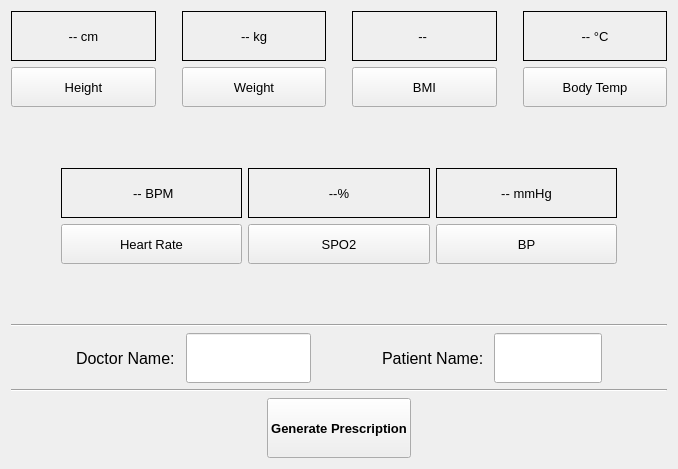
<?xml version="1.0" encoding="UTF-8"?>
<ui version="4.0">
 <class>Form</class>
 <widget class="QWidget" name="Form">
  <property name="geometry">
   <rect>
    <x>0</x>
    <y>0</y>
    <width>678</width>
    <height>469</height>
   </rect>
  </property>
  <property name="windowTitle">
   <string>Form</string>
  </property>
  <layout class="QVBoxLayout" name="verticalLayout">
   <item>
    <layout class="QGridLayout" name="gridLayout">
     <property name="horizontalSpacing">
      <number>26</number>
     </property>
     <item row="1" column="0">
      <widget class="QPushButton" name="ph_height">
       <property name="minimumSize">
        <size>
         <width>0</width>
         <height>40</height>
        </size>
       </property>
       <property name="font">
        <font>
         <pointsize>10</pointsize>
        </font>
       </property>
       <property name="text">
        <string>Height</string>
       </property>
      </widget>
     </item>
     <item row="0" column="2">
      <widget class="QLabel" name="lb_BMI">
       <property name="minimumSize">
        <size>
         <width>0</width>
         <height>50</height>
        </size>
       </property>
       <property name="font">
        <font>
         <family>MS Shell Dlg 2</family>
         <pointsize>10</pointsize>
        </font>
       </property>
       <property name="styleSheet">
        <string notr="true">border: 1px solid black;</string>
       </property>
       <property name="text">
        <string>-- </string>
       </property>
       <property name="alignment">
        <set>Qt::AlignCenter</set>
       </property>
      </widget>
     </item>
     <item row="1" column="2">
      <widget class="QPushButton" name="btn_bmi">
       <property name="minimumSize">
        <size>
         <width>0</width>
         <height>40</height>
        </size>
       </property>
       <property name="font">
        <font>
         <pointsize>10</pointsize>
        </font>
       </property>
       <property name="text">
        <string>BMI</string>
       </property>
      </widget>
     </item>
     <item row="1" column="3">
      <widget class="QPushButton" name="btn_temp">
       <property name="minimumSize">
        <size>
         <width>0</width>
         <height>40</height>
        </size>
       </property>
       <property name="font">
        <font>
         <pointsize>10</pointsize>
        </font>
       </property>
       <property name="text">
        <string>Body Temp</string>
       </property>
      </widget>
     </item>
     <item row="1" column="1">
      <widget class="QPushButton" name="pb_weight">
       <property name="minimumSize">
        <size>
         <width>0</width>
         <height>40</height>
        </size>
       </property>
       <property name="font">
        <font>
         <pointsize>10</pointsize>
        </font>
       </property>
       <property name="text">
        <string>Weight</string>
       </property>
      </widget>
     </item>
     <item row="0" column="3">
      <widget class="QLabel" name="lb_temp">
       <property name="minimumSize">
        <size>
         <width>0</width>
         <height>50</height>
        </size>
       </property>
       <property name="font">
        <font>
         <pointsize>10</pointsize>
        </font>
       </property>
       <property name="styleSheet">
        <string notr="true">border: 1px solid black;</string>
       </property>
       <property name="text">
        <string>-- °C</string>
       </property>
       <property name="alignment">
        <set>Qt::AlignCenter</set>
       </property>
      </widget>
     </item>
     <item row="0" column="0">
      <widget class="QLabel" name="lb_height">
       <property name="font">
        <font>
         <pointsize>10</pointsize>
        </font>
       </property>
       <property name="styleSheet">
        <string notr="true">border: 1px solid black;</string>
       </property>
       <property name="text">
        <string>-- cm</string>
       </property>
       <property name="alignment">
        <set>Qt::AlignCenter</set>
       </property>
      </widget>
     </item>
     <item row="0" column="1">
      <widget class="QLabel" name="lb_weight">
       <property name="font">
        <font>
         <pointsize>10</pointsize>
        </font>
       </property>
       <property name="styleSheet">
        <string notr="true">border: 1px solid black;</string>
       </property>
       <property name="text">
        <string>-- kg</string>
       </property>
       <property name="alignment">
        <set>Qt::AlignCenter</set>
       </property>
      </widget>
     </item>
    </layout>
   </item>
   <item>
    <spacer name="verticalSpacer_3">
     <property name="orientation">
      <enum>Qt::Vertical</enum>
     </property>
     <property name="sizeHint" stdset="0">
      <size>
       <width>20</width>
       <height>40</height>
      </size>
     </property>
    </spacer>
   </item>
   <item>
    <widget class="QSplitter" name="splitter">
     <property name="orientation">
      <enum>Qt::Horizontal</enum>
     </property>
     <widget class="QWidget" name="gridLayoutWidget">
      <layout class="QGridLayout" name="gridLayout_2">
       <property name="leftMargin">
        <number>50</number>
       </property>
       <property name="rightMargin">
        <number>50</number>
       </property>
       <item row="1" column="2">
        <widget class="QPushButton" name="btn_bp">
         <property name="minimumSize">
          <size>
           <width>150</width>
           <height>40</height>
          </size>
         </property>
         <property name="font">
          <font>
           <pointsize>10</pointsize>
          </font>
         </property>
         <property name="text">
          <string>BP</string>
         </property>
        </widget>
       </item>
       <item row="1" column="1">
        <widget class="QPushButton" name="pb_spo2">
         <property name="minimumSize">
          <size>
           <width>150</width>
           <height>40</height>
          </size>
         </property>
         <property name="font">
          <font>
           <pointsize>10</pointsize>
          </font>
         </property>
         <property name="text">
          <string>SPO2</string>
         </property>
        </widget>
       </item>
       <item row="0" column="2">
        <widget class="QLabel" name="lb_BP">
         <property name="minimumSize">
          <size>
           <width>150</width>
           <height>50</height>
          </size>
         </property>
         <property name="font">
          <font>
           <pointsize>10</pointsize>
          </font>
         </property>
         <property name="styleSheet">
          <string notr="true">border: 1px solid black;</string>
         </property>
         <property name="text">
          <string>-- mmHg</string>
         </property>
         <property name="alignment">
          <set>Qt::AlignCenter</set>
         </property>
        </widget>
       </item>
       <item row="1" column="0">
        <widget class="QPushButton" name="btn_hr">
         <property name="minimumSize">
          <size>
           <width>150</width>
           <height>40</height>
          </size>
         </property>
         <property name="font">
          <font>
           <pointsize>10</pointsize>
          </font>
         </property>
         <property name="text">
          <string>Heart Rate</string>
         </property>
        </widget>
       </item>
       <item row="0" column="1">
        <widget class="QLabel" name="lb_spo2">
         <property name="minimumSize">
          <size>
           <width>150</width>
           <height>0</height>
          </size>
         </property>
         <property name="font">
          <font>
           <pointsize>10</pointsize>
          </font>
         </property>
         <property name="styleSheet">
          <string notr="true">border: 1px solid black;</string>
         </property>
         <property name="text">
          <string>--%</string>
         </property>
         <property name="alignment">
          <set>Qt::AlignCenter</set>
         </property>
        </widget>
       </item>
       <item row="0" column="0">
        <widget class="QLabel" name="lb_HR">
         <property name="minimumSize">
          <size>
           <width>150</width>
           <height>50</height>
          </size>
         </property>
         <property name="font">
          <font>
           <pointsize>10</pointsize>
          </font>
         </property>
         <property name="styleSheet">
          <string notr="true">border: 1px solid black;</string>
         </property>
         <property name="text">
          <string> -- BPM</string>
         </property>
         <property name="alignment">
          <set>Qt::AlignCenter</set>
         </property>
        </widget>
       </item>
      </layout>
     </widget>
    </widget>
   </item>
   <item>
    <spacer name="verticalSpacer_2">
     <property name="orientation">
      <enum>Qt::Vertical</enum>
     </property>
     <property name="sizeHint" stdset="0">
      <size>
       <width>20</width>
       <height>40</height>
      </size>
     </property>
    </spacer>
   </item>
   <item>
    <widget class="Line" name="line">
     <property name="orientation">
      <enum>Qt::Horizontal</enum>
     </property>
    </widget>
   </item>
   <item>
    <layout class="QHBoxLayout" name="horizontalLayout_2">
     <item>
      <spacer name="horizontalSpacer_5">
       <property name="orientation">
        <enum>Qt::Horizontal</enum>
       </property>
       <property name="sizeHint" stdset="0">
        <size>
         <width>40</width>
         <height>20</height>
        </size>
       </property>
      </spacer>
     </item>
     <item>
      <widget class="QLabel" name="lb_doc_name">
       <property name="minimumSize">
        <size>
         <width>0</width>
         <height>50</height>
        </size>
       </property>
       <property name="font">
        <font>
         <pointsize>12</pointsize>
        </font>
       </property>
       <property name="text">
        <string>Doctor Name: </string>
       </property>
      </widget>
     </item>
     <item>
      <widget class="QLineEdit" name="le_doc_name">
       <property name="minimumSize">
        <size>
         <width>0</width>
         <height>50</height>
        </size>
       </property>
       <property name="font">
        <font>
         <pointsize>10</pointsize>
        </font>
       </property>
      </widget>
     </item>
     <item>
      <spacer name="horizontalSpacer_6">
       <property name="orientation">
        <enum>Qt::Horizontal</enum>
       </property>
       <property name="sizeHint" stdset="0">
        <size>
         <width>40</width>
         <height>20</height>
        </size>
       </property>
      </spacer>
     </item>
     <item>
      <widget class="QLabel" name="lb_patient">
       <property name="font">
        <font>
         <pointsize>12</pointsize>
        </font>
       </property>
       <property name="text">
        <string>Patient Name: </string>
       </property>
      </widget>
     </item>
     <item>
      <widget class="QLineEdit" name="le_patient">
       <property name="minimumSize">
        <size>
         <width>0</width>
         <height>50</height>
        </size>
       </property>
      </widget>
     </item>
     <item>
      <spacer name="horizontalSpacer_3">
       <property name="orientation">
        <enum>Qt::Horizontal</enum>
       </property>
       <property name="sizeHint" stdset="0">
        <size>
         <width>40</width>
         <height>20</height>
        </size>
       </property>
      </spacer>
     </item>
    </layout>
   </item>
   <item>
    <widget class="Line" name="line_2">
     <property name="orientation">
      <enum>Qt::Horizontal</enum>
     </property>
    </widget>
   </item>
   <item>
    <layout class="QHBoxLayout" name="horizontalLayout">
     <item>
      <spacer name="horizontalSpacer">
       <property name="orientation">
        <enum>Qt::Horizontal</enum>
       </property>
       <property name="sizeHint" stdset="0">
        <size>
         <width>40</width>
         <height>20</height>
        </size>
       </property>
      </spacer>
     </item>
     <item>
      <widget class="QPushButton" name="btn_pres">
       <property name="minimumSize">
        <size>
         <width>0</width>
         <height>60</height>
        </size>
       </property>
       <property name="font">
        <font>
         <pointsize>10</pointsize>
         <weight>75</weight>
         <bold>true</bold>
        </font>
       </property>
       <property name="text">
        <string>Generate Prescription</string>
       </property>
      </widget>
     </item>
     <item>
      <spacer name="horizontalSpacer_2">
       <property name="orientation">
        <enum>Qt::Horizontal</enum>
       </property>
       <property name="sizeHint" stdset="0">
        <size>
         <width>40</width>
         <height>20</height>
        </size>
       </property>
      </spacer>
     </item>
    </layout>
   </item>
  </layout>
 </widget>
 <resources/>
 <connections/>
</ui>
